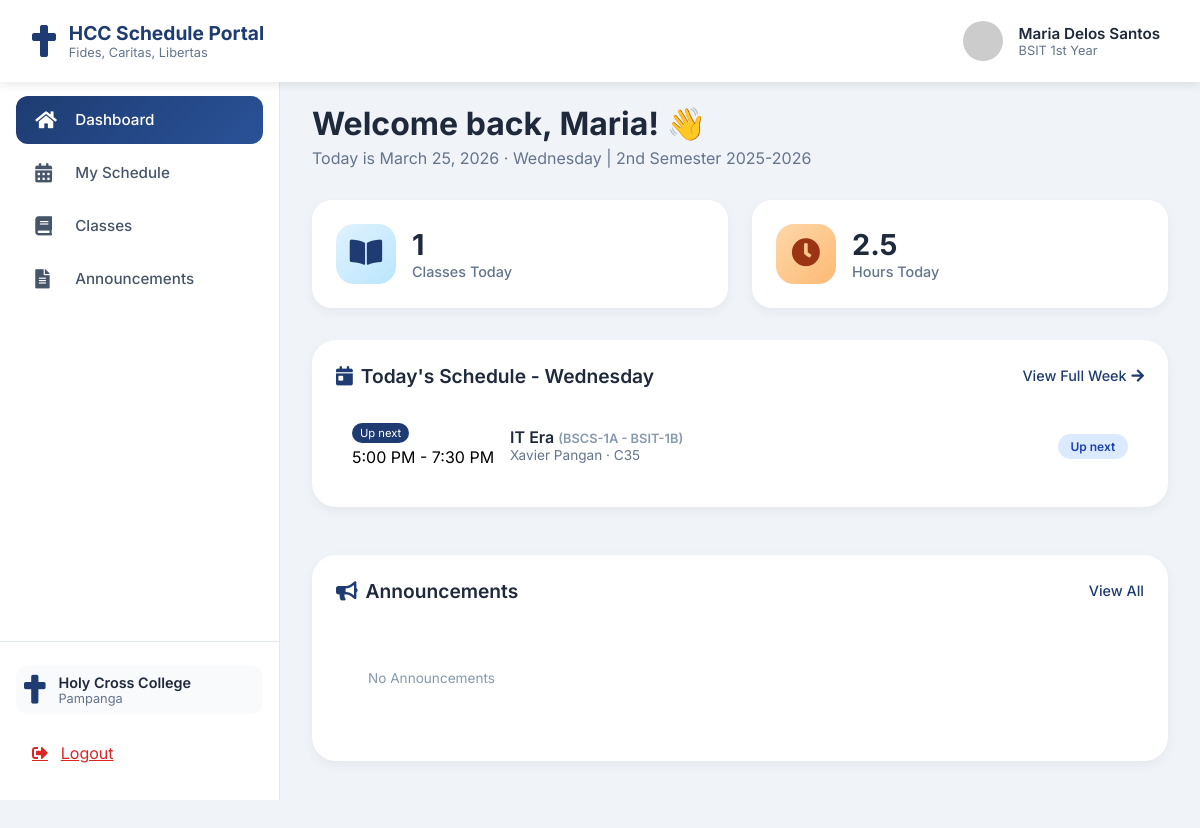
Page /homepage.php (signed in) on the committed database.
### tables this page shows
CREATE TABLE `section` (
  `section_id` int(11) NOT NULL,
  `section_code` varchar(20) NOT NULL,
  `section_name` varchar(50) NOT NULL,
  `year_level` enum('1st Year','2nd Year','3rd Year','4th Year','5th Year') NOT NULL,
  `semester` enum('1st Semester','2nd Semester','Summer') NOT NULL,
  `course` varchar(100) NOT NULL,
  `academic_year` varchar(20) NOT NULL,
  `schedule_day` enum('Monday','Tuesday','Wednesday','Thursday','Friday','Saturday','Sunday') DEFAULT NULL,
  `schedule_time_start` time DEFAULT NULL,
  `schedule_time_end` time DEFAULT NULL,
  `room` varchar(20) DEFAULT NULL,
  `instructor` varchar(100) DEFAULT NULL,
  `subject_id` int(11) DEFAULT NULL
);

CREATE TABLE `subjects` (
  `subject_id` int(11) NOT NULL,
  `subject_code` varchar(20) NOT NULL,
  `subject_name` varchar(100) NOT NULL,
  `description` text DEFAULT NULL,
  `units` int(11) NOT NULL CHECK (`units` > 0),
  `year_level` enum('1st Year','2nd Year','3rd Year','4th Year','5th Year') NOT NULL,
  `semester` enum('1st Semester','2nd Semester','Summer') NOT NULL,
  `course` varchar(100) NOT NULL
);

### homepage.php (the view, shortened to what this page needs)
<?php
$servername = "localhost";
$username = "root";
$password = "";
$dbname = "hcc_schedule";
$conn = new mysqli($servername, $username, $password, $dbname);
$first_name = $_SESSION['first_name'];
$last_name = $_SESSION['last_name'];
$course = $_SESSION['course'];
$year_level = $_SESSION['year_level'];
$current_date = date("F j, Y");
$current_day = date("l");
$current_time = date("H:i:s");
$today_schedule_sql = "SELECT s.section_code, s.section_name, s.schedule_day, s.schedule_time_start, s.schedule_time_end, s.room, s.instructor,
                              sub.subject_code, sub.subject_name, sub.units
                       FROM section s
                       JOIN subjects sub ON s.subject_id = sub.subject_id
                       WHERE (s.course = ? OR s.course = 'ANY' OR s.course LIKE CONCAT('%', ?, '%'))
                       AND s.year_level = ?
                       AND s.schedule_day = ?
                       ORDER BY s.schedule_time_start";
$stmt = $conn->prepare($today_schedule_sql);
$stmt->bind_param("ssss", $course, $course, $year_level, $current_day);
$stmt->execute();
$today_schedule_result = $stmt->get_result();
$today_schedules = [];
while ($row = $today_schedule_result->fetch_assoc()) {
    $today_schedules[] = $row;
}
$total_today_subjects = count($today_schedules);
$total_today_hours = 0;
foreach ($today_schedules as $schedule) {
    if ($schedule['schedule_time_start'] && $schedule['schedule_time_end']) {
        $start = new DateTime($schedule['schedule_time_start']);
        $end = new DateTime($schedule['schedule_time_end']);
        $interval = $start->diff($end);
        $hours = $interval->h + ($interval->i / 60);
        $total_today_hours += $hours;
    }
}
$current_class = null;
$next_class = null;
foreach ($today_schedules as $index => $schedule) {
    $start_time = $schedule['schedule_time_start'];
    if ($current_time < $start_time && $next_class === null) {
        $next_class = $schedule;
    }
}
?>
<!DOCTYPE html>
<html lang="en">
<head>
  <link rel="stylesheet" href="https://use.fontawesome.com/releases/v5.15.4/css/all.css">
  <link rel="stylesheet" href="homepage.css">
</head>
<body>
  <nav class="navbar">
    <div class="nav-container">
      <div class="nav-logo">
        <i class="fas fa-cross"></i>
        <div class="logo-text">
          <span class="logo-main">HCC Schedule Portal</span>
          <span class="logo-sub">Fides, Caritas, Libertas</span>
        </div>
      </div>
      <div class="nav-user">
        <div class="user-profile">
          <img src="https://ui-avatars.com/api/?name=<?php echo urlencode($first_name . '+' . $last_name); ?>&background=1e3c72&color=fff&size=40" alt="Profile" class="profile-img">
          <div class="user-info">
            <span class="user-name"><?php echo htmlspecialchars($first_name . ' ' . $last_name); ?></span>
            <span class="user-role"><?php echo htmlspecialchars($course . ' ' . $year_level); ?></span>
          </div>
        </div>
      </div>
    </div>
  </nav>
  <div class="dashboard-container">
    <aside class="sidebar">
      <div class="sidebar-menu">
        <a href="homepage.php" class="menu-item active">
          <i class="fas fa-home"></i>
          <span>Dashboard</span>
        </a>
        <a href="schedule.php" class="menu-item">
          <i class="fas fa-calendar-alt"></i>
          <span>My Schedule</span>
        </a>
        <a href="#" class="menu-item">
          <i class="fas fa-book"></i>
          <span>Classes</span>
        </a>
        <a href="#" class="menu-item">
          <i class="fas fa-file-alt"></i>
          <span>Announcements</span>
        </a>
      </div>
      <div class="sidebar-footer">
        <div class="school-info">
          <i class="fas fa-cross"></i>
          <div>
            <p class="school-name">Holy Cross College</p>
            <p class="school-location">Pampanga</p>
          </div>
        </div>
        <a href="index.php" class="logout-btn">
          <i class="fas fa-sign-out-alt"></i>
          <span>Logout</span>
        </a>
      </div>
    </aside>
    <main class="main-content">
      <div class="welcome-header">
        <div>
          <h1>Welcome back, <?php echo htmlspecialchars($first_name); ?>! <span>👋</span></h1>
          <p class="welcome-date">Today is <?php echo $current_date; ?> · <?php echo $current_day; ?> | 2nd Semester 2025-2026</p>
        </div>
      </div>
      <div class="stats-grid">
        <div class="stat-card">
          <div class="stat-icon blue">
            <i class="fas fa-book-open"></i>
          </div>
          <div class="stat-info">
            <h3><?php echo $total_today_subjects; ?></h3>
            <p>Classes Today</p>
          </div>
        </div>
        <div class="stat-card">
          <div class="stat-icon orange">
            <i class="fas fa-clock"></i>
          </div>
          <div class="stat-info">
            <h3><?php echo round($total_today_hours, 1); ?></h3>
            <p>Hours Today</p>
          </div>
        </div>
      </div>
      <div class="content-grid">
        <div class="left-column">
          <div class="card">
            <div class="card-header">
              <h2><i class="fas fa-calendar-day"></i> Today's Schedule - <?php echo $current_day; ?></h2>
              <a href="schedule.php" class="view-link">View Full Week <i class="fas fa-arrow-right"></i></a>
            </div>
            <div class="schedule-list">
              <?php if (count($today_schedules) > 0): ?>
                <?php foreach ($today_schedules as $index => $schedule):
                    $start_time = date('g:i A', strtotime($schedule['schedule_time_start']));
                    $end_time = date('g:i A', strtotime($schedule['schedule_time_end']));
                    $is_current = ($current_class && $current_class['index'] == $index);
                    $is_next = ($next_class && $next_class == $schedule && !$is_current);
                ?>
                  <div class="schedule-item <?php echo $is_current ? 'current' : ''; ?>">
                    <div class="schedule-time">
                      <?php if ($is_current): ?>
                        <span class="time-badge">Now</span>
                      <?php elseif ($is_next): ?>
                        <span class="time-badge">Up next</span>
                      <?php endif; ?>
                      <span><?php echo $start_time . ' - ' . $end_time; ?></span>
                    </div>
                    <div class="schedule-details">
                      <h3>
                        <?php echo htmlspecialchars($schedule['subject_name']); ?>
                        <?php if ($schedule['section_name']): ?>
                          <small style="font-size: 0.8rem; color: #8699ad;">(<?php echo htmlspecialchars($schedule['section_name']); ?>)</small>
                        <?php endif; ?>
                      </h3>
                      <p><?php echo htmlspecialchars($schedule['instructor']); ?> · <?php echo htmlspecialchars($schedule['room']); ?></p>
                    </div>
                    <div class="schedule-status">
                      <?php if ($is_current): ?>
                        <span class="status-badge ongoing">Ongoing</span>
                      <?php elseif ($is_next): ?>
                        <span class="status-badge upcoming">Up next</span>
                      <?php else: ?>
                        <span class="units-badge"><?php echo $schedule['units']; ?> units</span>
                      <?php endif; ?>
                    </div>
                  </div>
                <?php endforeach; ?>
              <?php endif; ?>
            </div>
          </div>
        </div>
        <div class="right-column">
          <div class="card">
            <div class="card-header">
              <h2><i class="fas fa-bullhorn"></i> Announcements</h2>
              <a href="#" class="view-link">View All</a>
            </div>
            <div class="announcement-list">
              <div class="announcement-item">
                <div class="announcement-content">
                  <p style="text-align: center; color: #8699ad; padding: 2rem;">No Announcements</p>
                </div>
              </div>
            </div>
          </div>
        </div>
      </div>
    </main>
  </div>
</body>
</html>

### rows in the picture
section: schedule_time_start "5:00 PM", schedule_time_end "7:30 PM", subject.subject_name "IT Era", section_name "BSCS-1A - BSIT-1B", instructor "Xavier Pangan", room "C35"

### other values in the picture
$first_name . ' ' . $last_name "Maria Delos Santos"
$course . ' ' . $year_level "BSIT 1st Year"
$first_name "Maria"
$total_today_subjects "1"
$total_today_hours "2.5"
